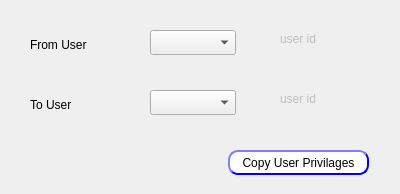
<?xml version="1.0" encoding="UTF-8"?>
<ui version="4.0">
 <class>user</class>
 <widget class="QDialog" name="user">
  <property name="geometry">
   <rect>
    <x>0</x>
    <y>0</y>
    <width>400</width>
    <height>194</height>
   </rect>
  </property>
  <property name="windowTitle">
   <string>user</string>
  </property>
  <widget class="QLabel" name="label_8">
   <property name="geometry">
    <rect>
     <x>30</x>
     <y>30</y>
     <width>99</width>
     <height>29</height>
    </rect>
   </property>
   <property name="text">
    <string>From User</string>
   </property>
  </widget>
  <widget class="QComboBox" name="CMB_userName">
   <property name="geometry">
    <rect>
     <x>150</x>
     <y>30</y>
     <width>86</width>
     <height>25</height>
    </rect>
   </property>
  </widget>
  <widget class="QComboBox" name="CMB_userName1">
   <property name="geometry">
    <rect>
     <x>150</x>
     <y>90</y>
     <width>86</width>
     <height>25</height>
    </rect>
   </property>
  </widget>
  <widget class="QLabel" name="label_9">
   <property name="geometry">
    <rect>
     <x>30</x>
     <y>90</y>
     <width>99</width>
     <height>29</height>
    </rect>
   </property>
   <property name="text">
    <string>To User</string>
   </property>
  </widget>
  <widget class="QPushButton" name="BTN_copyUser">
   <property name="geometry">
    <rect>
     <x>228</x>
     <y>150</y>
     <width>141</width>
     <height>25</height>
    </rect>
   </property>
   <property name="styleSheet">
    <string notr="true">QPushButton{
                                        background-color: white;
                                        border-style: outset;
                                        border-width: 2px;
                                        border-radius: 10px;
                                        border-color: blue;
                                        min-width: 6em;
                                        }
                                        QPushButton:hover {
                                        background: qradialgradient(
                                        cx: 0.3, cy: -0.4, fx: 0.3, fy: -0.4,
                                        radius: 1.35, stop: 0 #fff, stop: 1 #bbb
                                        );
                                        }
                                        QPushButton:pressed {
                                        border-style: inset;
                                        background: qradialgradient(
                                        cx: 0.4, cy: -0.1, fx: 0.4, fy: -0.1,
                                        radius: 1.35, stop: 0 #fff, stop: 1 #ddd
                                        );
                                        }
                                    </string>
   </property>
   <property name="text">
    <string>Copy User Privilages</string>
   </property>
  </widget>
  <widget class="QLabel" name="LB_userID">
   <property name="enabled">
    <bool>false</bool>
   </property>
   <property name="geometry">
    <rect>
     <x>280</x>
     <y>30</y>
     <width>151</width>
     <height>17</height>
    </rect>
   </property>
   <property name="frameShape">
    <enum>QFrame::NoFrame</enum>
   </property>
   <property name="text">
    <string>user id</string>
   </property>
  </widget>
  <widget class="QLabel" name="LB_userID2">
   <property name="enabled">
    <bool>false</bool>
   </property>
   <property name="geometry">
    <rect>
     <x>280</x>
     <y>90</y>
     <width>151</width>
     <height>17</height>
    </rect>
   </property>
   <property name="frameShape">
    <enum>QFrame::NoFrame</enum>
   </property>
   <property name="text">
    <string>user id</string>
   </property>
  </widget>
 </widget>
 <resources/>
 <connections/>
</ui>
